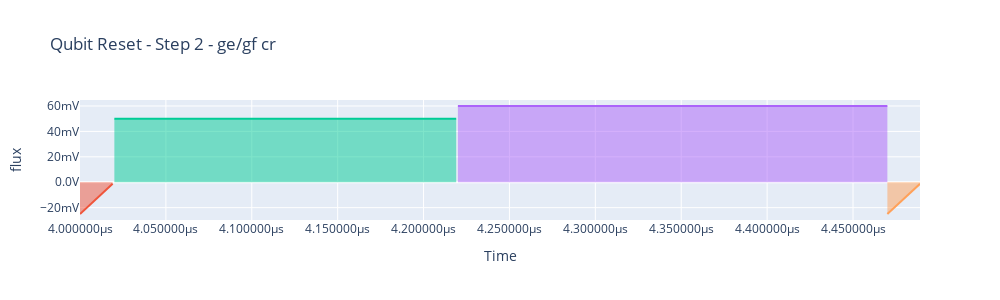

Notebook source saved alongside this figure:
### Code cell
# step 2

sched = Schedule("Qubit Reset - Step 2 - ge/gf cr")

readout_clock = ClockResource(name="q0.ro", freq=0e9)
sched.add_resource(readout_clock)

# qc_offset = -10
# qc_duration = 0.06e-6
# cr_duration = 0.25e-6
# amp = duration / target_duration* offset
start = sched.add(IdlePulse(duration=4e-6))

qc_t = 20e-9
qc_amp = -0.025

sched.add(
    RampPulse(offset=qc_amp, amp=-qc_amp, duration=qc_t, port="flux", clock="q0.ro")
)

# for e state
qc_t = 200e-9
qc_amp = 0.05

sched.add(
    RampPulse(offset=qc_amp, amp=0, duration=qc_t, port="flux", clock="q0.ro")
)
# for f state
qc_t = 250e-9
qc_amp = 0.06

sched.add(
    RampPulse(offset=qc_amp, amp=0, duration=qc_t, port="flux", clock="q0.ro")
)

qc_t = 20e-9
qc_amp = -0.025

sched.add(
    RampPulse(offset=qc_amp, amp=-qc_amp, duration=qc_t, port="flux", clock="q0.ro")
)

comp_sched = device_compiler.compile(sched)
comp_sched.plot_pulse_diagram(plot_backend="plotly")

### Figure 1 — Plotly figure (JSON) as saved in the notebook; plotly's stock layout.template omitted (floating-point values rounded to 4 significant figures; data arrays with more than 128 entries replaced by an {"elided": "..."} marker saying what was removed)
{"data": [{"fill": "tozeroy", "hoverinfo": "x+y+name", "hoverlabel": {"namelength": -1}, "legendgroup": "1", "line": {"color": "#EF553B"}, "mode": "lines", "name": "RampPulse, clock: q0.ro", "showlegend": true, "type": "scatter", "x": [4e-06, 4.001e-06, 4.002e-06, 4.003e-06, 4.004e-06, 4.005e-06, 4.006e-06, 4.007e-06, 4.008e-06, 4.009e-06, 4.01e-06, 4.011e-06, 4.012e-06, 4.013e-06, 4.014e-06, 4.015e-06, 4.016e-06, 4.017e-06, 4.018e-06, 4.019e-06], "xaxis": "x", "y": [-0.025, -0.02375, -0.0225, -0.02125, -0.02, -0.01875, -0.0175, -0.01625, -0.015, -0.01375, -0.0125, -0.01125, -0.01, -0.00875, -0.0075, -0.00625, -0.005, -0.00375, -0.0025, -0.00125], "yaxis": "y"}, {"fill": "tozeroy", "hoverinfo": "x+y+name", "hoverlabel": {"namelength": -1}, "legendgroup": "2", "line": {"color": "#00CC96"}, "mode": "lines", "name": "RampPulse, clock: q0.ro", "showlegend": true, "type": "scatter", "x": {"elided": "200 float values"}, "xaxis": "x", "y": {"elided": "200 float values"}, "yaxis": "y"}, {"fill": "tozeroy", "hoverinfo": "x+y+name", "hoverlabel": {"namelength": -1}, "legendgroup": "3", "line": {"color": "#AB63FA"}, "mode": "lines", "name": "RampPulse, clock: q0.ro", "showlegend": true, "type": "scatter", "x": {"elided": "251 float values"}, "xaxis": "x", "y": {"elided": "251 float values"}, "yaxis": "y"}, {"fill": "tozeroy", "hoverinfo": "x+y+name", "hoverlabel": {"namelength": -1}, "legendgroup": "4", "line": {"color": "#FFA15A"}, "mode": "lines", "name": "RampPulse, clock: q0.ro", "showlegend": true, "type": "scatter", "x": [4.47e-06, 4.471e-06, 4.472e-06, 4.473e-06, 4.474e-06, 4.475e-06, 4.476e-06, 4.477e-06, 4.478e-06, 4.479e-06, 4.48e-06, 4.481e-06, 4.482e-06, 4.483e-06, 4.484e-06, 4.485e-06, 4.486e-06, 4.487e-06, 4.488e-06, 4.489e-06], "xaxis": "x", "y": [-0.025, -0.02375, -0.0225, -0.02125, -0.02, -0.01875, -0.0175, -0.01625, -0.015, -0.01375, -0.0125, -0.01125, -0.01, -0.00875, -0.0075, -0.00625, -0.005, -0.00375, -0.0025, -0.00125], "yaxis": "y"}], "layout": {"height": 300, "showlegend": false, "title": {"text": "Qubit Reset - Step 2 - ge/gf cr"}, "width": 1000, "xaxis": {"anchor": "y", "domain": [0, 1], "hoverformat": ".3s", "showgrid": true, "tickformat": ".2s", "tickformatstops": [{"dtickrange": [null, 1e-09], "value": ".10s"}, {"dtickrange": [1e-09, 1e-06], "value": ".7s"}, {"dtickrange": [1e-06, 0.001], "value": ".4s"}], "ticksuffix": "s", "title": {"text": "Time"}}, "yaxis": {"anchor": "x", "autorange": true, "domain": [0, 1], "hoverformat": ".3s", "tickformat": ".2s", "ticksuffix": "V", "title": {"text": "flux"}}}}
